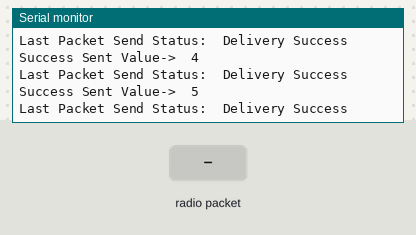
The sketch below on a simulated ESP32. On the bench: the last lines printed to the serial monitor. The inputs (shaded band) are chosen by the test bench.

Above: at 1.2 s.
1.3 s: radio packet "1" arrives
At 1.46 s:
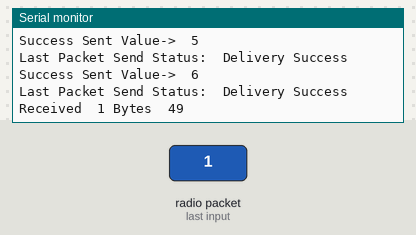
2.8 s: radio packet "0" arrives
At 2.96 s:
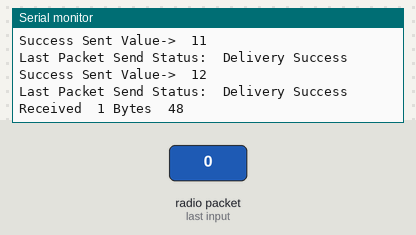
4.3 s: radio packet "2" arrives
At 4.47 s:
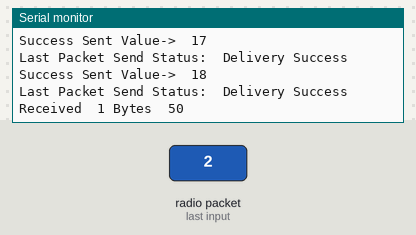
Timing chart, 0 to 7.3 s (numbered marks = the images above; inputs shaded):
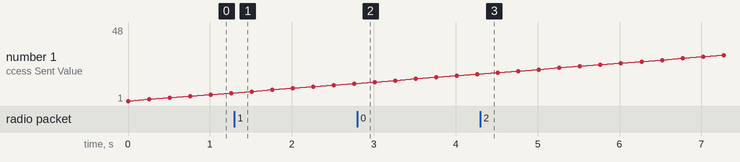

The sketch:

Master.ino
```cpp
#include <Arduino.h>
#include <esp_now.h>
#include <WiFi.h>
#include <esp_wifi.h>

#define WIFI_CHANNEL 1
const uint8_t slaveCustomMac[] = {0xB7, 0xE6, 0x2D, 0xB2, 0x1B, 0x36};  //Custom mac address for Remote Slave
const uint8_t masterCustomMac[] = {0x30, 0xAE, 0xA4, 0x89, 0x92, 0x71}; //Custom mac address for This Master
const uint8_t maxDataFrameSize=200;
esp_now_peer_info_t slave;
const esp_now_peer_info_t *peer = &slave;
uint8_t dataToSend[maxDataFrameSize];
byte cnt=0;

/*-------------------Declarations-------------------*/
void OnDataSent(const uint8_t *mac_addr, esp_now_send_status_t status);
void OnDataRecv(const uint8_t *mac_addr, const uint8_t *data, int data_len);

void initVariant()
{
	Serial.println("In initVariant"); // esp_base_mac_addr_set
	WiFi.mode(WIFI_MODE_STA);                                                          // WIFI_STA Mode
	esp_err_t setMacResult = esp_wifi_set_mac(ESP_IF_WIFI_STA, &masterCustomMac[0]);   // #include <esp_wifi.h> required to compile this line
	Serial.print("setMacResult Status: "); Serial.println(setMacResult);
}

void addSlaveAsPeer()
{
	memcpy( &slave.peer_addr, &slaveCustomMac, 6 );
	slave.channel = WIFI_CHANNEL;
	slave.encrypt = 0;
	if( esp_now_add_peer(peer) == ESP_OK)
	{
		Serial.println("Slave Added As Peer!");
	}
}

void setup()
{
	Serial.begin(115200);
	Serial.print("\r\n\r\n");
	initVariant();
	WiFi.disconnect();
	if(esp_now_init() == ESP_OK)
	{
		Serial.println("ESP NOW INIT!");
	}
	else
	{
		Serial.println("ESP NOW INIT FAILED....");
	}
	addSlaveAsPeer();

	esp_now_register_send_cb(OnDataSent);
	esp_now_register_recv_cb(OnDataRecv);
}

void loop()
{
	for(cnt=0; cnt<maxDataFrameSize; cnt++)
	{
		dataToSend[cnt]++;
	}
	if( esp_now_send(slave.peer_addr, dataToSend, maxDataFrameSize) == ESP_OK)
	{
		Serial.printf("\r\nSuccess Sent Value->\t%d", dataToSend[0]);
	}
	else
	{
		Serial.printf("\r\nDID NOT SEND....");
	}
	delay(250);
}

void OnDataSent(const uint8_t *mac_addr, esp_now_send_status_t status)
{
	Serial.print("\r\nLast Packet Send Status:\t");
	Serial.print(status == ESP_NOW_SEND_SUCCESS ? "Delivery Success" : "Delivery Fail");
}

void OnDataRecv(const uint8_t *mac_addr, const uint8_t *data, int data_len)
{
	Serial.printf("\r\nReceived\t%d Bytes\t%d", data_len, data[0]);
}
```

Measured:
- after the input at 1.3 s, the serial monitor: prints a new line at once (image 1)
- after the input at 2.8 s, the serial monitor: prints a new line at once (image 2)
- after the input at 4.3 s, the serial monitor: prints a new line at once (image 3)
